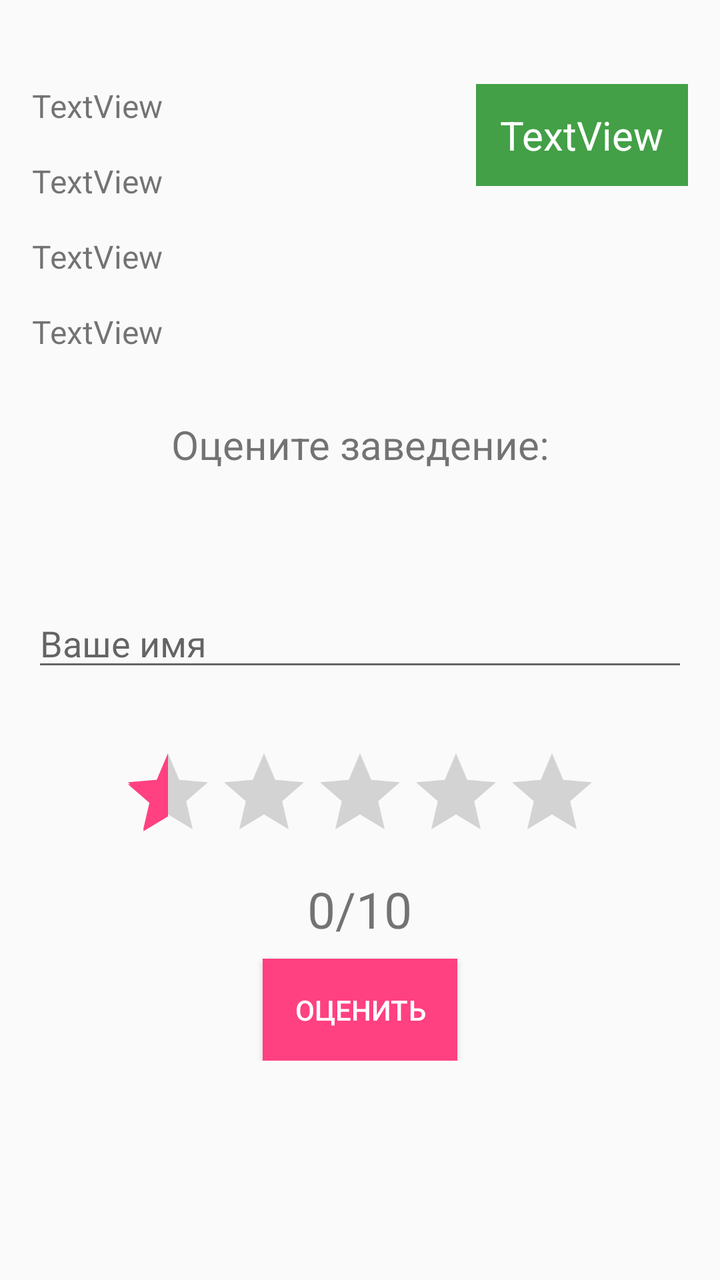
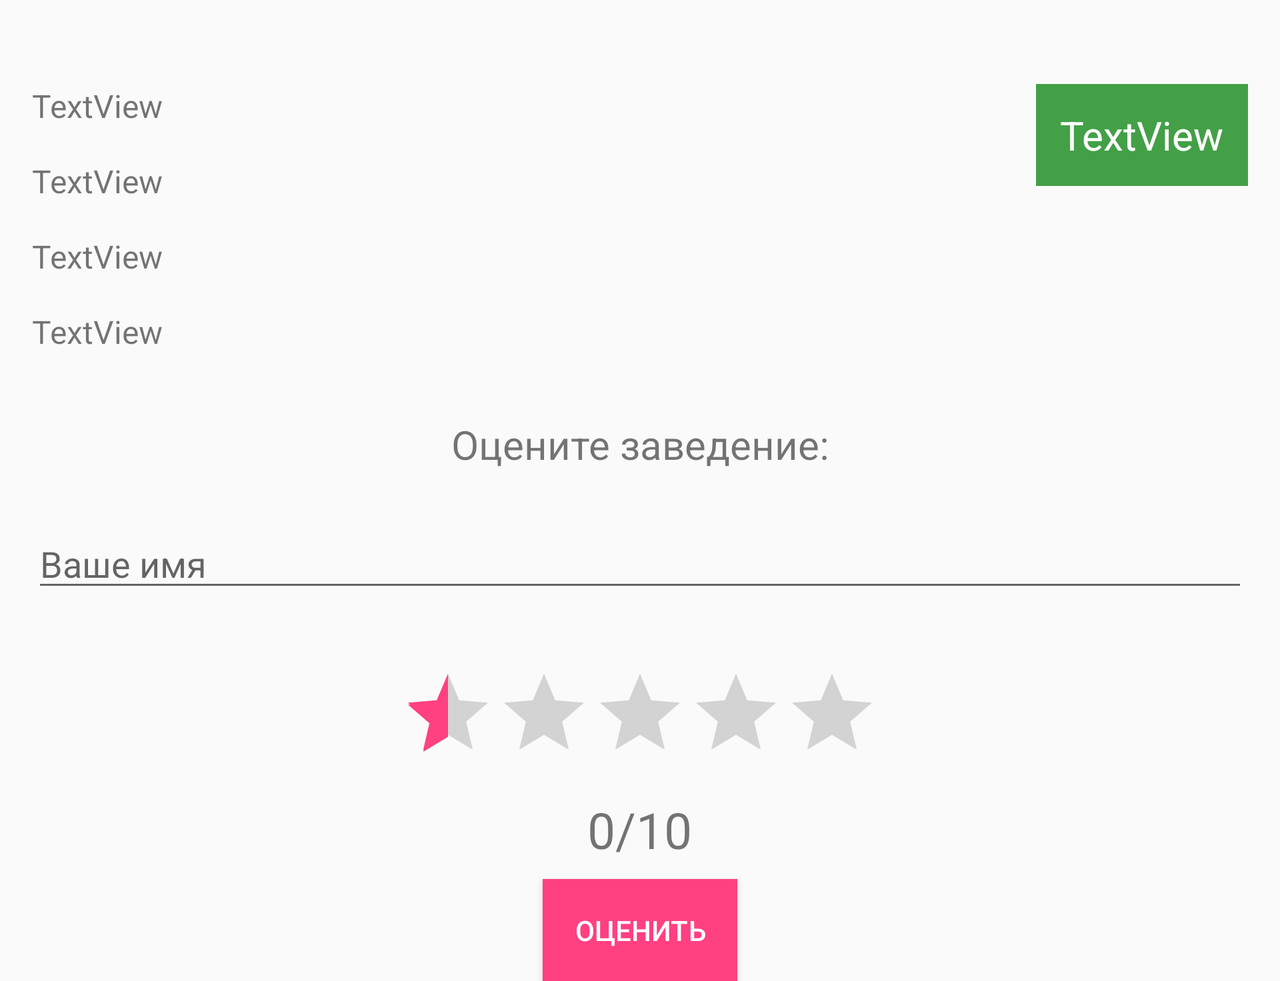

First picture: res/layout/ on a phone held upright. Second picture: the repository's own variant of that layout, on a device whose configuration matches the variant's folder. Source for both follows.
<!-- AndroidManifest.xml: application theme AppTheme -->
<!-- res/layout/activity_venue_details.xml -->
<?xml version="1.0" encoding="utf-8"?>
<RelativeLayout xmlns:android="http://schemas.android.com/apk/res/android"
    xmlns:app="http://schemas.android.com/apk/res-auto"
    android:layout_width="match_parent"
    android:layout_height="match_parent">


    <TextView
        android:id="@+id/tvName"
        android:layout_width="wrap_content"
        android:layout_height="wrap_content"
        android:layout_alignParentLeft="true"
        android:layout_alignParentStart="true"
        android:layout_alignParentTop="true"
        android:layout_marginLeft="16dp"
        android:layout_marginStart="16dp"
        android:layout_marginTop="42dp"
        android:textSize="@dimen/textSize"
        android:text="TextView" />

    <TextView
        android:id="@+id/tvPhone"
        android:layout_width="wrap_content"
        android:layout_height="wrap_content"
        android:layout_alignLeft="@+id/tvName"
        android:layout_alignStart="@+id/tvName"
        android:layout_below="@+id/tvName"
        android:layout_marginTop="16dp"
        android:textSize="@dimen/textSize"
        android:text="TextView" />

    <TextView
        android:id="@+id/tvAddress"
        android:layout_width="wrap_content"
        android:layout_height="wrap_content"
        android:layout_alignLeft="@+id/tvPhone"
        android:layout_below="@+id/tvPhone"
        android:layout_marginTop="16dp"
        android:textSize="@dimen/textSize"
        android:text="TextView" />

    <TextView
        android:id="@+id/tvPriceTier"
        android:layout_width="wrap_content"
        android:layout_height="wrap_content"
        android:layout_alignLeft="@+id/tvAddress"
        android:layout_alignStart="@+id/tvAddress"
        android:layout_below="@+id/tvAddress"
        android:layout_marginTop="16dp"
        android:textSize="@dimen/textSize"
        android:text="TextView" />

    <TextView
        android:id="@+id/tvRating"
        android:layout_width="wrap_content"
        android:layout_height="wrap_content"
        android:layout_alignParentEnd="true"
        android:layout_alignParentRight="true"
        android:layout_alignTop="@+id/tvName"
        android:layout_marginEnd="16dp"
        android:layout_marginRight="16dp"
        android:textSize="@dimen/textSizeHeader"
        android:background="@color/colorGreenRating"
        android:textColor="@color/colortextWhite"
        android:padding="12dp"
        android:text="TextView" />

    <TextView
        android:layout_width="match_parent"
        android:layout_height="wrap_content"
        android:layout_below="@id/tvPriceTier"
        android:layout_marginTop="32dp"
        android:layout_marginBottom="8dp"
        android:layout_centerHorizontal="true"
        android:gravity="center"
        android:textSize="@dimen/textSizeHeader"
        android:text="@string/please_rate" />

    <EditText
        android:id="@+id/editText"
        android:layout_width="match_parent"
        android:layout_height="wrap_content"
        android:layout_centerVertical="true"
        android:layout_marginLeft="16dp"
        android:layout_marginRight="16dp"
        android:layout_marginTop="16dp"
        android:layout_marginBottom="8dp"
        android:ems="10"
        android:inputType="textPersonName"
        android:hint="@string/your_name" />


    <LinearLayout
        android:layout_width="match_parent"
        android:layout_height="wrap_content"
        android:layout_below="@id/editText"
        android:layout_marginTop="8dp"
        android:orientation="vertical"
        android:id="@+id/linearLayout">
        <RatingBar
            android:id="@+id/ratingBar"
            style="@style/Base.Widget.AppCompat.RatingBar"
            android:layout_width="wrap_content"
            android:layout_height="wrap_content"
            android:layout_gravity="center_horizontal"
            android:layout_marginLeft="16dp"
            android:layout_marginRight="16dp"
            android:layout_marginTop="16dp"
            android:numStars="5"
            android:stepSize="0.5"
            android:rating="0.5"/>
        <TextView
            android:layout_width="wrap_content"
            android:layout_height="wrap_content"
            android:id="@+id/tvUserRating"
            android:textSize="25sp"
            android:layout_gravity="center_horizontal"
            android:layout_marginTop="8dp"
            android:text="0/10"/>

        <Button
            android:layout_width="wrap_content"
            android:layout_height="wrap_content"
            android:id="@+id/btnRate"
            android:layout_marginTop="8dp"
            android:padding="16dp"
            android:background="@color/colorAccent"
            android:textColor="@color/colortextWhite"
            android:layout_gravity="center_horizontal"
            android:text="@string/rateButtonText"/>

    </LinearLayout>





</RelativeLayout>
<!-- resources referenced by this layout -->
<resources>
  <color name="colorAccent">#FF4081</color>
  <color name="colorGreenRating">#43A047</color>
  <color name="colortextWhite">#ffffff</color>
  <dimen name="textSize">16sp</dimen>
  <dimen name="textSizeHeader">20sp</dimen>
  <string name="please_rate">Оцените заведение:</string>
  <string name="rateButtonText">Оценить</string>
  <string name="your_name">Ваше имя</string>
  <style name="AppTheme" parent="Theme.AppCompat.Light.DarkActionBar">
          
          <item name="colorPrimary">@color/colorPrimary</item>
          <item name="colorPrimaryDark">@color/colorPrimaryDark</item>
          <item name="colorAccent">@color/colorAccent</item>
      </style>
  <color name="colorPrimary">#3F51B5</color>
  <color name="colorPrimaryDark">#303F9F</color>
</resources>
<!-- res/layout-land/activity_venue_details.xml (the repository's variant of the layout above) -->
<!-- drawn on the phone turned sideways -->
<?xml version="1.0" encoding="utf-8"?>
<ScrollView xmlns:android="http://schemas.android.com/apk/res/android"
    xmlns:app="http://schemas.android.com/apk/res-auto"
    android:layout_width="match_parent"
    android:layout_height="wrap_content">

<LinearLayout
    android:layout_width="match_parent"
    android:layout_height="wrap_content"
    android:orientation="vertical">

    <RelativeLayout
        android:layout_width="match_parent"
        android:layout_height="wrap_content">
    <TextView
        android:id="@+id/tvName"
        android:layout_width="wrap_content"
        android:layout_height="wrap_content"
        android:layout_alignParentLeft="true"
        android:layout_alignParentStart="true"
        android:layout_alignParentTop="true"
        android:layout_marginLeft="16dp"
        android:layout_marginStart="16dp"
        android:layout_marginTop="42dp"
        android:textSize="@dimen/textSize"
        android:text="TextView" />

    <TextView
        android:id="@+id/tvPhone"
        android:layout_width="wrap_content"
        android:layout_height="wrap_content"
        android:layout_alignLeft="@+id/tvName"
        android:layout_alignStart="@+id/tvName"
        android:layout_below="@+id/tvName"
        android:layout_marginTop="16dp"
        android:textSize="@dimen/textSize"
        android:text="TextView" />

    <TextView
        android:id="@+id/tvAddress"
        android:layout_width="wrap_content"
        android:layout_height="wrap_content"
        android:layout_alignLeft="@+id/tvPhone"
        android:layout_below="@+id/tvPhone"
        android:layout_marginTop="16dp"
        android:textSize="@dimen/textSize"
        android:text="TextView" />

    <TextView
        android:id="@+id/tvPriceTier"
        android:layout_width="wrap_content"
        android:layout_height="wrap_content"
        android:layout_alignLeft="@+id/tvAddress"
        android:layout_alignStart="@+id/tvAddress"
        android:layout_below="@+id/tvAddress"
        android:layout_marginTop="16dp"
        android:textSize="@dimen/textSize"
        android:text="TextView" />

    <TextView
        android:id="@+id/tvRating"
        android:layout_width="wrap_content"
        android:layout_height="wrap_content"
        android:layout_alignParentEnd="true"
        android:layout_alignParentRight="true"
        android:layout_alignTop="@+id/tvName"
        android:layout_marginEnd="16dp"
        android:layout_marginRight="16dp"
        android:textSize="@dimen/textSizeHeader"
        android:background="@color/colorGreenRating"
        android:textColor="@color/colortextWhite"
        android:padding="12dp"
        android:text="TextView" />

</RelativeLayout>

    <TextView
        android:layout_width="match_parent"
        android:layout_height="wrap_content"
        android:layout_below="@id/tvPriceTier"
        android:layout_marginTop="32dp"
        android:layout_marginBottom="8dp"
        android:layout_centerHorizontal="true"
        android:gravity="center"
        android:textSize="@dimen/textSizeHeader"
        android:text="@string/please_rate" />

    <EditText
        android:id="@+id/editText"
        android:layout_width="match_parent"
        android:layout_height="wrap_content"
        android:layout_centerVertical="true"
        android:layout_marginLeft="16dp"
        android:layout_marginRight="16dp"
        android:layout_marginTop="16dp"
        android:layout_marginBottom="8dp"
        android:ems="10"
        android:inputType="textPersonName"
        android:hint="@string/your_name" />


    <LinearLayout
        android:layout_width="match_parent"
        android:layout_height="wrap_content"
        android:layout_below="@id/editText"
        android:layout_marginTop="8dp"
        android:orientation="vertical"
        android:id="@+id/linearLayout">
        <RatingBar
            android:id="@+id/ratingBar"
            style="@style/Base.Widget.AppCompat.RatingBar"
            android:layout_width="wrap_content"
            android:layout_height="wrap_content"
            android:layout_gravity="center_horizontal"
            android:layout_marginLeft="16dp"
            android:layout_marginRight="16dp"
            android:layout_marginTop="16dp"
            android:numStars="5"
            android:stepSize="0.5"
            android:rating="0.5"/>
        <TextView
            android:layout_width="wrap_content"
            android:layout_height="wrap_content"
            android:id="@+id/tvUserRating"
            android:textSize="25sp"
            android:layout_gravity="center_horizontal"
            android:layout_marginTop="8dp"
            android:text="0/10"/>

        <Button
            android:layout_width="wrap_content"
            android:layout_height="wrap_content"
            android:id="@+id/btnRate"
            android:layout_marginTop="8dp"
            android:padding="16dp"
            android:background="@color/colorAccent"
            android:textColor="@color/colortextWhite"
            android:layout_gravity="center_horizontal"
            android:text="@string/rateButtonText"/>

    </LinearLayout>

</LinearLayout>
</ScrollView>
